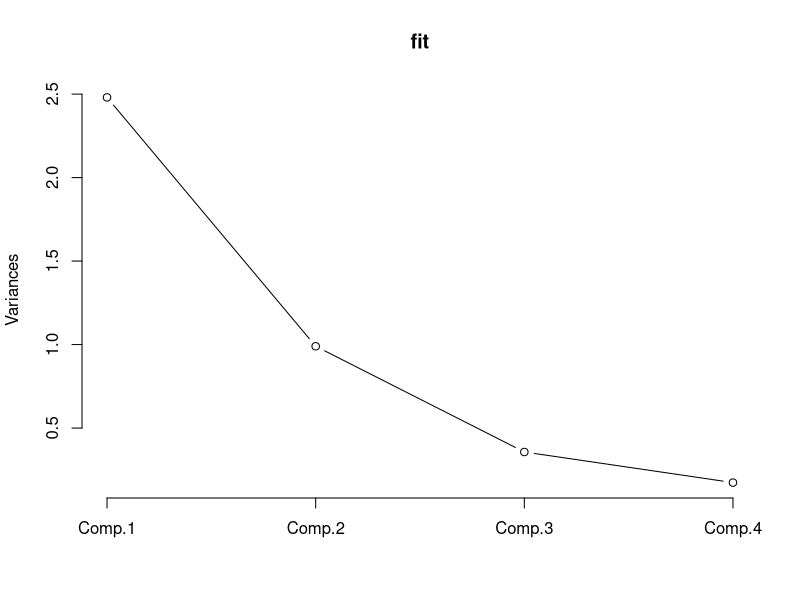
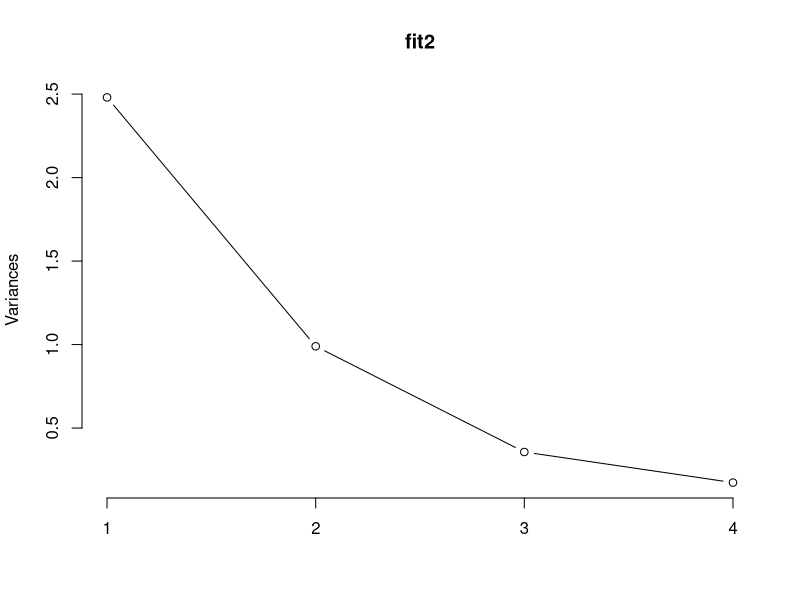
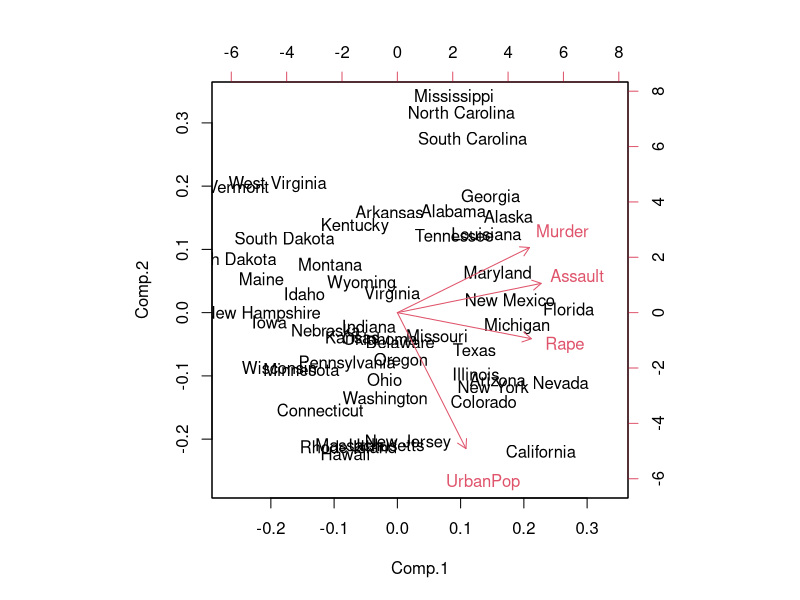

Generate these figures, in order, with R:
#dataset 로드
library(datasets)
data("USArrests")
summary(USArrests)

#주성분 분석 (PCA) fitting
#cor 공분산 행렬이 아닌 상관계수 행렬 사용
# 상관계수행렬 또는 공분산행렬에 대한 Eigenvalue Decomposition(고유근분해)을 이용하여 계산
fit <- princomp(USArrests, cor = TRUE)
summary(fit)

#prcomp 함수 center 가운데로 0, scale 표준화 T
#원 데이터에 대해 SVD(Singular Value Decomposition : 특이값분해)를 수행하여 계산
fit2 <- prcomp(USArrests, scale=TRUE)

#주성분 PC들의 로딩벡터
loadings(fit)

#첫번째 성분에 대한 식
#y = 0.536*Murder + 0.583*Assault + 0.278*UrbanPop+ 0.543*Rape

#scree plot - 주성분의 분산 plot
plot(fit, type = "lines")
plot(fit2, type = "lines")
#모든 관측치 /변수를 주성분으로 표현
fit$scores

#첫 번쨰와 두번쨰 주성분의 좌표에 관측치들을 그린 plot
biplot(fit)

#결과 첫 번째 주성분이 Assault, Murder, Rape와 비슷한 방향을 가짐
#두 번째 주성분은 urban pop과 상대적으로 평행하기에 urban pop에 큰 영향을 받았음